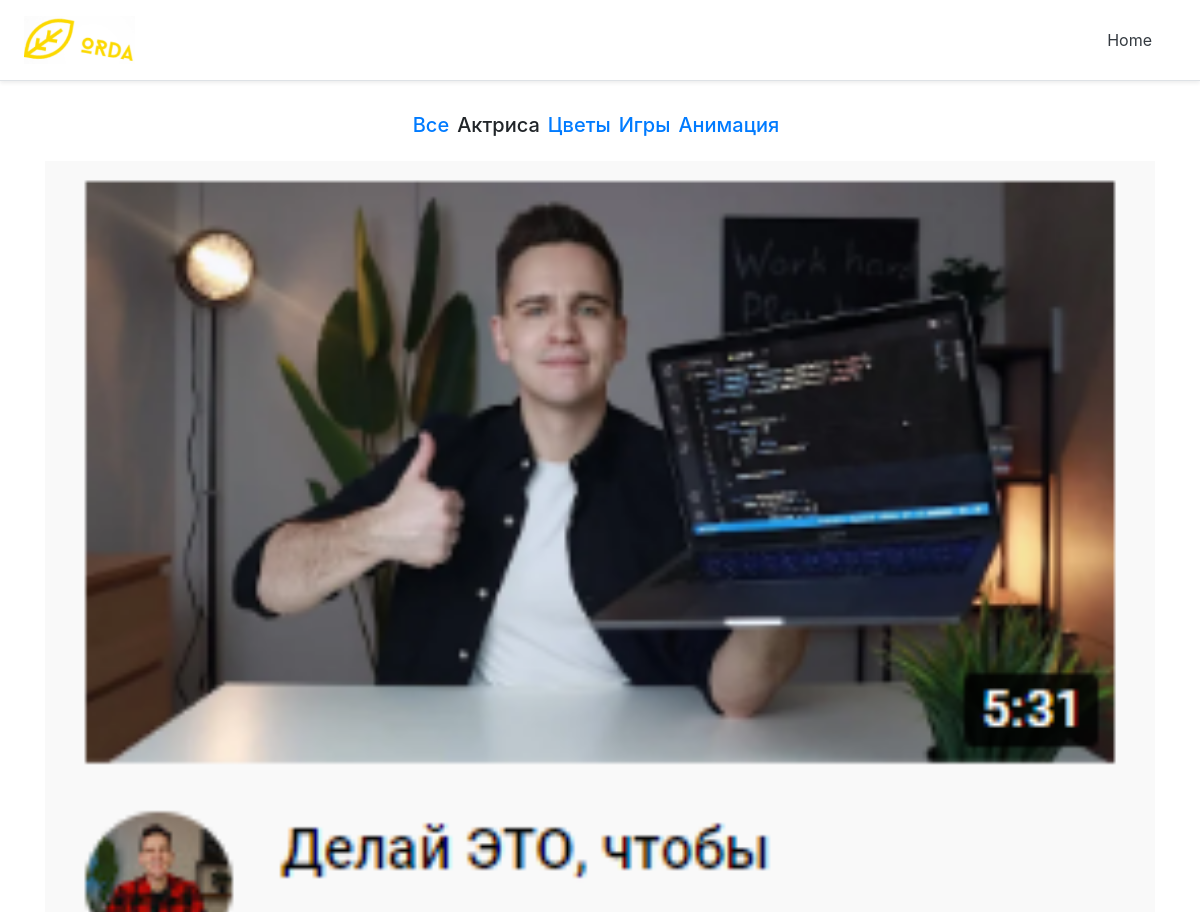
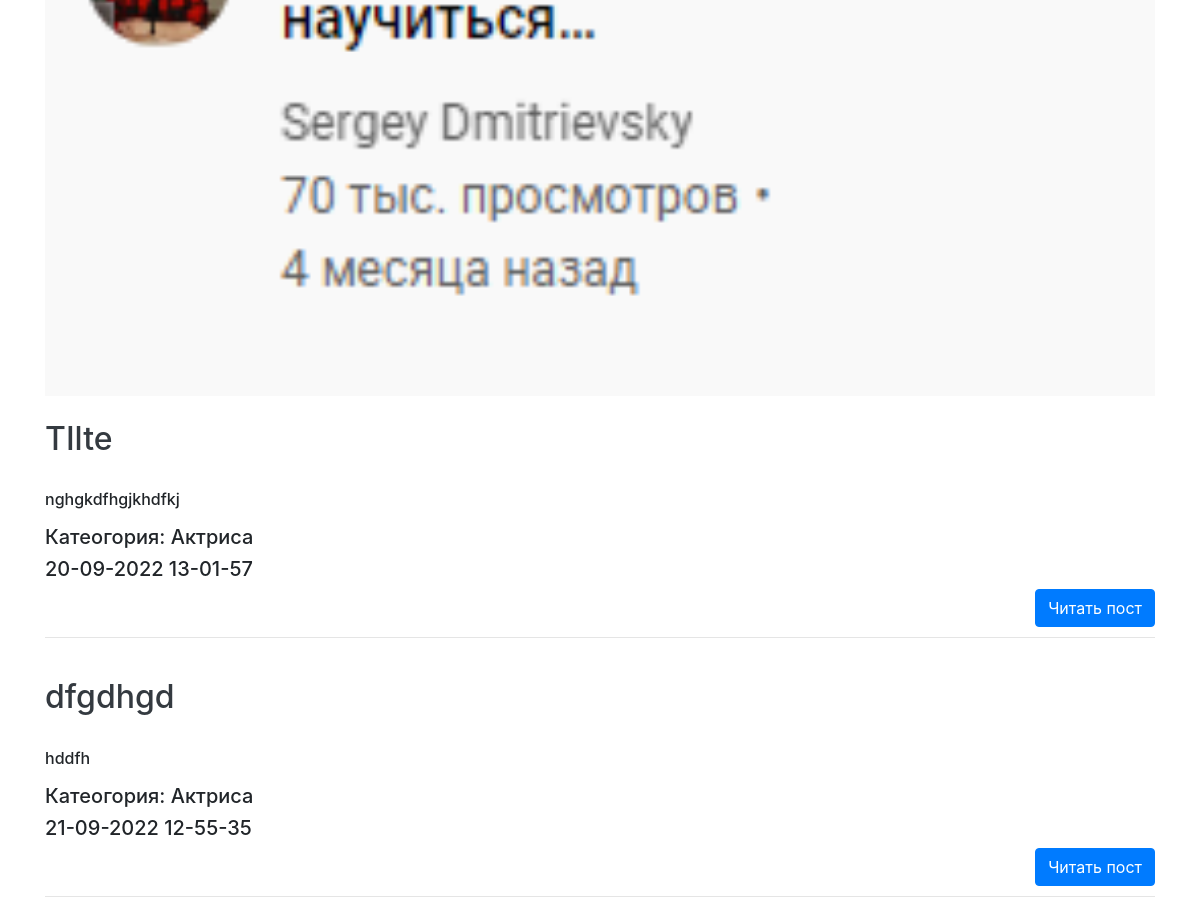
Page /category/1 on the committed database (2 pictures, top to bottom).
### two/models.py (models this page shows, shortened)
class Category(models.Model):
    name = models.CharField(max_length=127,db_index=True,verbose_name="Название")
    def __str__(self):
        return self.name
    class Meta:
        verbose_name = "Категория"
        verbose_name_plural = "Категории"
        ordering = ['id']

class Women(models.Model):
    title = models.CharField(max_length=255,verbose_name="Заголовок")
    content = models.TextField(blank=True,verbose_name="Тескт статьи")
    photo = models.ImageField(upload_to="photos/%Y/%m/%d/",verbose_name="Фото")
    time_create = models.DateTimeField(auto_now_add=True,verbose_name="Дата создания")
    time_update = models.DateTimeField(auto_now=True)
    is_published=models.BooleanField(default=True,verbose_name="Публикирован?")
    cat = models.ForeignKey('Category',on_delete=models.PROTECT,null=True,verbose_name="Катеогория")
    class Meta:
        verbose_name = "Блог"
        verbose_name_plural = "Блоги"
        ordering = ['id']

### two/views.py (the view)
# urls.py: path('category/<int:cat_id>',views.show_category,name='category')
def show_category(req,cat_id):
    context = {
        "posts":Women.objects.filter(cat_id=cat_id),
        'cats':Category.objects.all(),
        'cat_selected':cat_id
    }
    return render(req,"show_category.html",context=context)

### two/templates/show_category.html (shortened to what this page needs)
{% extends 'base.html' %}
{% block content %}
    {% for el in posts %}
        {% if el.is_published %}
            {% if el.photo %}
            <img src="/media/{{el.photo}}" alt="{{photo}}" class="img-article-left thumb img-ars" />
            {% endif %}
            <a href="{% url 'post' el.pk %}" class="p-2 text-dark"><h2>{{ el.title }}</h2></a>
            <h6>{{ el.content|linebreaks|truncatewords:50 }}</h6>
            <h5>Катеогория: {{ el.cat }}</h5>
            <h5>{{ el.time_update|date:"d-m-Y H-i-s" }}</h5>
            <a href="{% url 'post' el.pk %}" class="p-2 text-dark"><button class="btn btn-primary float-right ">Читать пост</button></a>
            <hr class="mt-4">
            {% endif %}
    {% endfor %}
{% endblock %}

### two/templates/base.html (shortened to what this page needs)
<!DOCTYPE html>
<html lang="ru">
<head>
    <link rel="stylesheet" href="https://cdn.jsdelivr.net/npm/bootstrap@4.4.1/dist/css/bootstrap.min.css">
    {% load static %}
    {% load static %}
    <link rel="stylesheet" href="{% static 'css/ima.css' %}">
</head>
<body>
    <div class="d-flex flex-column flex-md-row align-items-center p-3 px-md-4 mb-3 bg-white border-bottom shadow-sm">
        <a href="{% url 'index' %}" class="my-0 mr-md-auto font-weight-normal"><img src="{% static 'images/logo.png' %}" style="width: 60%;" alt="Orda" /></h5>
        <nav class="my-2 my-md-0 mr-md-3">
          <a class="p-2 text-dark" href="{% url 'index' %}">Home</a>
        </nav>
      </div>
<div class="p-3 justify-content-center flex-wrap d-flex flex-column flex-md-row align-items-center">
  {% if cat_selected == 0 %}
          <h5 class="mr-2">Все</h5>
        {% else %}
          <h5><a href="/" class="mr-2">Все</a></h5>
        {% endif %}
        {% for c in cats%}
          {% if c.pk == cat_selected %}
            <h5 class="selected mr-2" >{{c.name}}</h5>
          {% else %}
            <h5><a class="mr-2" href="/category/{{ c.pk }}">{{ c.name }}</a></h5>
          {% endif %}
        {% endfor %}
</div>
      <div class="container">{% block content %}{% endblock %}</div>
</body>
</html>

### two/static/css/ima.css (style rules this page uses)
@media screen and (max-width: 1200px) { .img-ars { width: 100%; } }

### rows in the picture
Category: name "Актриса"
Category: name "Цветы"
Category: name "Игры"
Category: name "Анимация"
Women: photo (picture), title "TIlte", content "nghgkdfhgjkhdfkj", cat "Актриса", time_update "20-09-2022 13-01-57"
Women: title "dfgdhgd", content "hddfh", cat "Актриса", time_update "21-09-2022 12-55-35"
